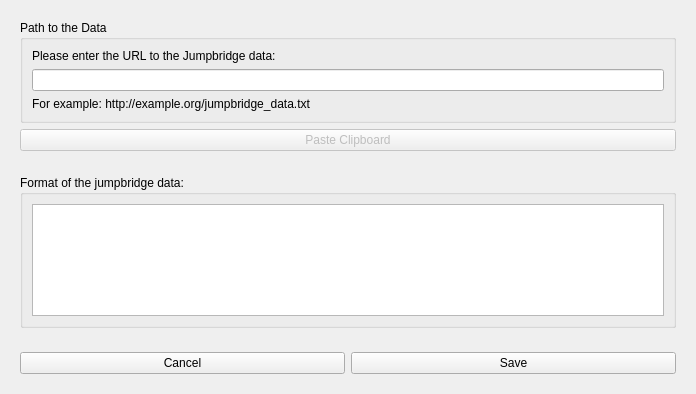
<?xml version="1.0" encoding="UTF-8"?>
<ui version="4.0">
 <class>Dialog</class>
 <widget class="QDialog" name="Dialog">
  <property name="geometry">
   <rect>
    <x>0</x>
    <y>0</y>
    <width>696</width>
    <height>394</height>
   </rect>
  </property>
  <property name="windowTitle">
   <string>Jumpbridge Data</string>
  </property>
  <layout class="QGridLayout" name="gridLayout">
   <item row="0" column="0">
    <layout class="QVBoxLayout" name="verticalLayout">
     <item>
      <widget class="QWidget" name="widget" native="true">
       <layout class="QGridLayout" name="gridLayout_2">
        <item row="0" column="0">
         <widget class="QGroupBox" name="groupBox">
          <property name="enabled">
           <bool>true</bool>
          </property>
          <property name="title">
           <string>Path to the Data</string>
          </property>
          <layout class="QGridLayout" name="gridLayout_3">
           <property name="sizeConstraint">
            <enum>QLayout::SetDefaultConstraint</enum>
           </property>
           <item row="2" column="0">
            <widget class="QLabel" name="label2">
             <property name="text">
              <string>For example: http://example.org/jumpbridge_data.txt</string>
             </property>
            </widget>
           </item>
           <item row="0" column="0">
            <layout class="QVBoxLayout" name="verticalLayout_2">
             <item>
              <widget class="QLabel" name="label">
               <property name="text">
                <string>Please enter the URL to the Jumpbridge data:</string>
               </property>
              </widget>
             </item>
             <item>
              <widget class="QLineEdit" name="urlField"/>
             </item>
            </layout>
           </item>
          </layout>
         </widget>
        </item>
        <item row="1" column="0">
         <widget class="QPushButton" name="clipboardButton">
          <property name="enabled">
           <bool>false</bool>
          </property>
          <property name="text">
           <string>Paste Clipboard</string>
          </property>
         </widget>
        </item>
       </layout>
      </widget>
     </item>
     <item>
      <widget class="QWidget" name="widget2" native="true">
       <layout class="QGridLayout" name="gridLayout_4">
        <item row="0" column="0">
         <widget class="QGroupBox" name="groupBox2">
          <property name="title">
           <string>Format of the jumpbridge data:</string>
          </property>
          <layout class="QGridLayout" name="gridLayout_5">
           <item row="0" column="0">
            <widget class="QPlainTextEdit" name="formatInfoField">
             <property name="lineWrapMode">
              <enum>QPlainTextEdit::NoWrap</enum>
             </property>
             <property name="readOnly">
              <bool>true</bool>
             </property>
            </widget>
           </item>
          </layout>
         </widget>
        </item>
       </layout>
      </widget>
     </item>
    </layout>
   </item>
   <item row="1" column="0">
    <widget class="QWidget" name="widget3" native="true">
     <layout class="QHBoxLayout" name="horizontalLayout_4">
      <item>
       <widget class="QPushButton" name="cancelButton">
        <property name="text">
         <string>Cancel</string>
        </property>
       </widget>
      </item>
      <item>
       <widget class="QPushButton" name="saveButton">
        <property name="text">
         <string>Save</string>
        </property>
       </widget>
      </item>
     </layout>
    </widget>
   </item>
  </layout>
 </widget>
 <resources/>
 <connections/>
</ui>
